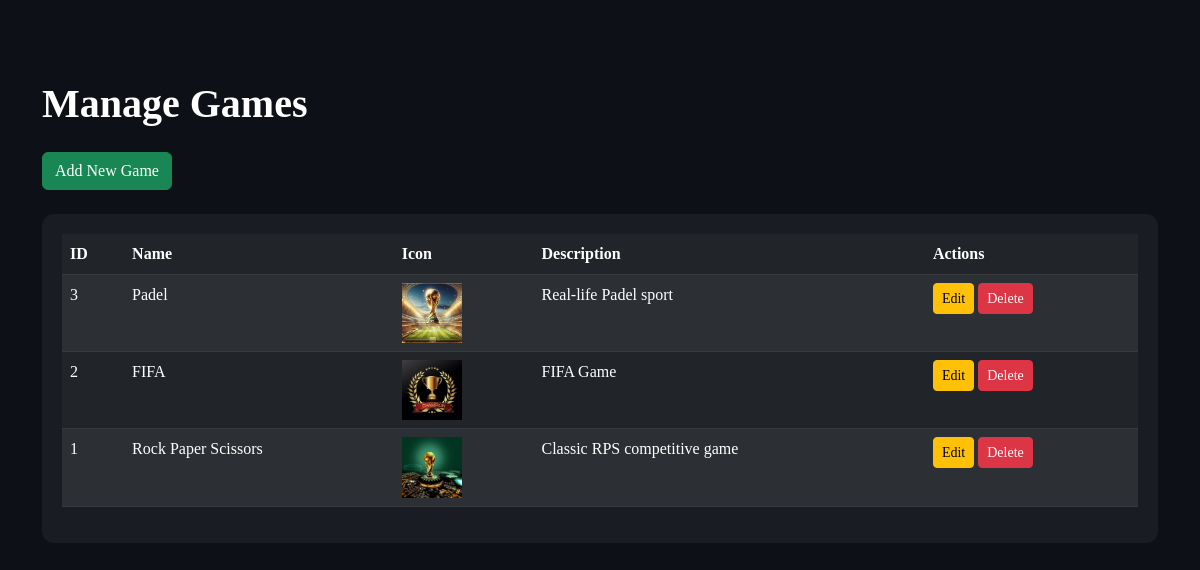
/AdminReports.php (signed in), run on the app's committed database.
### tables this page shows
CREATE TABLE `games` (
  `id` int(11) NOT NULL,
  `name` varchar(100) NOT NULL,
  `icon` varchar(10) DEFAULT NULL,
  `game_url` varchar(255) DEFAULT NULL,
  `description` text DEFAULT NULL,
  `is_active` tinyint(1) DEFAULT 1
);

### AdminReports.php (the view, shortened to what this page needs)
<?php
$db = new mysqli("localhost", "root", "", "SquidPro");
$db->set_charset("utf8mb4");
$games = $db->query("SELECT * FROM games ORDER BY id DESC");
?>
<!DOCTYPE html>
<html>
<head>
<link href="https://cdn.jsdelivr.net/npm/bootstrap@5.3.0/dist/css/bootstrap.min.css" rel="stylesheet">
</head>
<body>
<div class="container" style="margin-top:80px;">
    <h1 class="fw-bold">Manage Games</h1>
    <a href="AdminAddGame.php" class="btn btn-success mt-3">Add New Game</a>
    <div class="table-box mt-4">
        <table class="table table-dark table-striped">
            <thead>
                <tr><th>ID</th><th>Name</th><th>Icon</th><th>Description</th><th>Actions</th></tr>
            </thead>
            <tbody>
                <?php while($g = $games->fetch_assoc()): ?>
                <tr>
                    <td><?php echo $g['id']; ?></td>
                    <td><?php echo $g['name']; ?></td>
                    <td><img src="image/<?php echo $g['icon']; ?>" width="60"></td>
                    <td><?php echo $g['description']; ?></td>
                    <td>
                        <a href="AdminEditGame.php?id=<?php echo $g['id']; ?>" class="btn btn-sm btn-warning">Edit</a>
                        <a href="AdminDeleteGame.php?id=<?php echo $g['id']; ?>" class="btn btn-sm btn-danger">Delete</a>
                    </td>
                </tr>
                <?php endwhile; ?>
            </tbody>
        </table>
    </div>
</div>
</body>
</html>

### AdminReports.php (style rules this page uses)
body { background:#0d1117; color:white; font-family:'Poppins'; }
.table-box { background:rgba(255,255,255,0.05); padding:20px; border-radius:12px; }

### data on the page
games: id "3", name "Padel", icon (picture), description "Real-life Padel sport"
games: id "2", name "FIFA", icon (picture), description "FIFA Game"
games: id "1", name "Rock Paper Scissors", icon (picture), description "Classic RPS competitive game"
